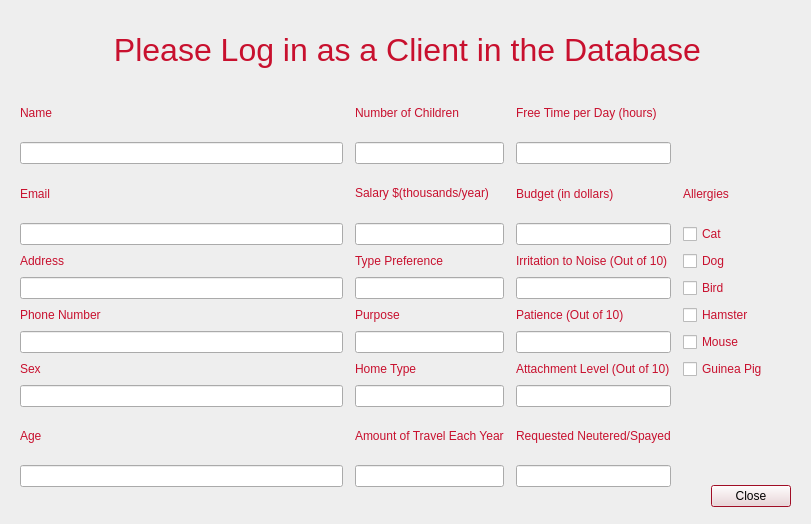
<?xml version="1.0" encoding="UTF-8"?>
<ui version="4.0">
 <class>ViewProfile</class>
 <widget class="QDialog" name="ViewProfile">
  <property name="geometry">
   <rect>
    <x>0</x>
    <y>0</y>
    <width>811</width>
    <height>524</height>
   </rect>
  </property>
  <property name="palette">
   <palette>
    <active>
     <colorrole role="WindowText">
      <brush brushstyle="SolidPattern">
       <color alpha="255">
        <red>200</red>
        <green>16</green>
        <blue>46</blue>
       </color>
      </brush>
     </colorrole>
     <colorrole role="Text">
      <brush brushstyle="SolidPattern">
       <color alpha="255">
        <red>0</red>
        <green>0</green>
        <blue>0</blue>
       </color>
      </brush>
     </colorrole>
     <colorrole role="ButtonText">
      <brush brushstyle="SolidPattern">
       <color alpha="255">
        <red>0</red>
        <green>0</green>
        <blue>0</blue>
       </color>
      </brush>
     </colorrole>
     <colorrole role="Base">
      <brush brushstyle="SolidPattern">
       <color alpha="255">
        <red>255</red>
        <green>255</green>
        <blue>255</blue>
       </color>
      </brush>
     </colorrole>
     <colorrole role="Window">
      <brush brushstyle="SolidPattern">
       <color alpha="255">
        <red>238</red>
        <green>238</green>
        <blue>238</blue>
       </color>
      </brush>
     </colorrole>
     <colorrole role="Highlight">
      <brush brushstyle="SolidPattern">
       <color alpha="255">
        <red>200</red>
        <green>16</green>
        <blue>46</blue>
       </color>
      </brush>
     </colorrole>
    </active>
    <inactive>
     <colorrole role="WindowText">
      <brush brushstyle="SolidPattern">
       <color alpha="255">
        <red>200</red>
        <green>16</green>
        <blue>46</blue>
       </color>
      </brush>
     </colorrole>
     <colorrole role="Text">
      <brush brushstyle="SolidPattern">
       <color alpha="255">
        <red>0</red>
        <green>0</green>
        <blue>0</blue>
       </color>
      </brush>
     </colorrole>
     <colorrole role="ButtonText">
      <brush brushstyle="SolidPattern">
       <color alpha="255">
        <red>0</red>
        <green>0</green>
        <blue>0</blue>
       </color>
      </brush>
     </colorrole>
     <colorrole role="Base">
      <brush brushstyle="SolidPattern">
       <color alpha="255">
        <red>255</red>
        <green>255</green>
        <blue>255</blue>
       </color>
      </brush>
     </colorrole>
     <colorrole role="Window">
      <brush brushstyle="SolidPattern">
       <color alpha="255">
        <red>238</red>
        <green>238</green>
        <blue>238</blue>
       </color>
      </brush>
     </colorrole>
     <colorrole role="Highlight">
      <brush brushstyle="SolidPattern">
       <color alpha="255">
        <red>200</red>
        <green>16</green>
        <blue>46</blue>
       </color>
      </brush>
     </colorrole>
    </inactive>
    <disabled>
     <colorrole role="WindowText">
      <brush brushstyle="SolidPattern">
       <color alpha="255">
        <red>200</red>
        <green>16</green>
        <blue>46</blue>
       </color>
      </brush>
     </colorrole>
     <colorrole role="Text">
      <brush brushstyle="SolidPattern">
       <color alpha="255">
        <red>0</red>
        <green>0</green>
        <blue>0</blue>
       </color>
      </brush>
     </colorrole>
     <colorrole role="ButtonText">
      <brush brushstyle="SolidPattern">
       <color alpha="255">
        <red>0</red>
        <green>0</green>
        <blue>0</blue>
       </color>
      </brush>
     </colorrole>
     <colorrole role="Base">
      <brush brushstyle="SolidPattern">
       <color alpha="255">
        <red>255</red>
        <green>255</green>
        <blue>255</blue>
       </color>
      </brush>
     </colorrole>
     <colorrole role="Window">
      <brush brushstyle="SolidPattern">
       <color alpha="255">
        <red>238</red>
        <green>238</green>
        <blue>238</blue>
       </color>
      </brush>
     </colorrole>
     <colorrole role="Highlight">
      <brush brushstyle="SolidPattern">
       <color alpha="255">
        <red>145</red>
        <green>145</green>
        <blue>145</blue>
       </color>
      </brush>
     </colorrole>
    </disabled>
   </palette>
  </property>
  <property name="windowTitle">
   <string>Dialog</string>
  </property>
  <widget class="QDialogButtonBox" name="buttonBox">
   <property name="geometry">
    <rect>
     <x>450</x>
     <y>480</y>
     <width>341</width>
     <height>32</height>
    </rect>
   </property>
   <property name="orientation">
    <enum>Qt::Horizontal</enum>
   </property>
   <property name="standardButtons">
    <set>QDialogButtonBox::Close</set>
   </property>
  </widget>
  <widget class="QWidget" name="horizontalLayoutWidget">
   <property name="geometry">
    <rect>
     <x>22</x>
     <y>20</y>
     <width>771</width>
     <height>61</height>
    </rect>
   </property>
   <layout class="QHBoxLayout" name="horizontalLayout_70">
    <item>
     <widget class="QLabel" name="titleLabel">
      <property name="font">
       <font>
        <pointsize>24</pointsize>
       </font>
      </property>
      <property name="text">
       <string>&lt;html&gt;&lt;head/&gt;&lt;body&gt;&lt;p&gt;Please Log in as a Client in the Database&lt;/p&gt;&lt;/body&gt;&lt;/html&gt;</string>
      </property>
      <property name="alignment">
       <set>Qt::AlignCenter</set>
      </property>
     </widget>
    </item>
   </layout>
  </widget>
  <widget class="QWidget" name="gridLayoutWidget">
   <property name="geometry">
    <rect>
     <x>20</x>
     <y>90</y>
     <width>771</width>
     <height>397</height>
    </rect>
   </property>
   <layout class="QGridLayout" name="gridLayout_24" columnstretch="3,1,1,1">
    <property name="horizontalSpacing">
     <number>12</number>
    </property>
    <item row="3" column="1">
     <widget class="QLineEdit" name="salaryLineEdit"/>
    </item>
    <item row="0" column="2">
     <widget class="QLabel" name="freeTimeLabel_24">
      <property name="enabled">
       <bool>true</bool>
      </property>
      <property name="text">
       <string>Free Time per Day (hours)</string>
      </property>
     </widget>
    </item>
    <item row="2" column="2">
     <widget class="QLabel" name="budgetLabel_24">
      <property name="enabled">
       <bool>true</bool>
      </property>
      <property name="text">
       <string>Budget (in dollars)</string>
      </property>
     </widget>
    </item>
    <item row="6" column="1">
     <widget class="QLabel" name="purposeLabel_24">
      <property name="enabled">
       <bool>true</bool>
      </property>
      <property name="text">
       <string>Purpose</string>
      </property>
     </widget>
    </item>
    <item row="6" column="0">
     <widget class="QLabel" name="phoneLabel_24">
      <property name="enabled">
       <bool>true</bool>
      </property>
      <property name="text">
       <string>Phone Number</string>
      </property>
     </widget>
    </item>
    <item row="8" column="1">
     <widget class="QLabel" name="homeTypeLabel_24">
      <property name="enabled">
       <bool>true</bool>
      </property>
      <property name="text">
       <string>Home Type</string>
      </property>
     </widget>
    </item>
    <item row="7" column="2">
     <widget class="QLineEdit" name="patienceLineEdit"/>
    </item>
    <item row="7" column="1">
     <widget class="QLineEdit" name="purposeLineEdit"/>
    </item>
    <item row="4" column="1">
     <widget class="QLabel" name="typePreferenceLabel">
      <property name="enabled">
       <bool>true</bool>
      </property>
      <property name="text">
       <string>&lt;html&gt;&lt;head/&gt;&lt;body&gt;&lt;p&gt;Type Preference&lt;/p&gt;&lt;/body&gt;&lt;/html&gt;</string>
      </property>
     </widget>
    </item>
    <item row="11" column="1">
     <widget class="QLineEdit" name="travelLineEdit"/>
    </item>
    <item row="1" column="0">
     <widget class="QLineEdit" name="nameLineEdit"/>
    </item>
    <item row="5" column="1">
     <widget class="QLineEdit" name="typePreferenceLineEdit"/>
    </item>
    <item row="9" column="2">
     <widget class="QLineEdit" name="attachmentLineEdit"/>
    </item>
    <item row="1" column="1">
     <widget class="QLineEdit" name="childrenLineEdit">
      <property name="enabled">
       <bool>true</bool>
      </property>
     </widget>
    </item>
    <item row="0" column="0">
     <widget class="QLabel" name="nameLabel_48">
      <property name="enabled">
       <bool>true</bool>
      </property>
      <property name="text">
       <string>Name</string>
      </property>
     </widget>
    </item>
    <item row="10" column="1">
     <widget class="QLabel" name="travelLabel_24">
      <property name="enabled">
       <bool>true</bool>
      </property>
      <property name="text">
       <string>&lt;html&gt;&lt;head/&gt;&lt;body&gt;&lt;p&gt;Amount of Travel Each Year&lt;/p&gt;&lt;/body&gt;&lt;/html&gt;</string>
      </property>
     </widget>
    </item>
    <item row="9" column="0">
     <widget class="QLineEdit" name="sexLineEdit"/>
    </item>
    <item row="8" column="0">
     <widget class="QLabel" name="sexLabel_27">
      <property name="enabled">
       <bool>true</bool>
      </property>
      <property name="text">
       <string>Sex</string>
      </property>
     </widget>
    </item>
    <item row="3" column="0">
     <widget class="QLineEdit" name="emailLineEdit">
      <property name="enabled">
       <bool>true</bool>
      </property>
     </widget>
    </item>
    <item row="6" column="2">
     <widget class="QLabel" name="labelPatience_24">
      <property name="enabled">
       <bool>true</bool>
      </property>
      <property name="text">
       <string>Patience (Out of 10)</string>
      </property>
     </widget>
    </item>
    <item row="0" column="1">
     <widget class="QLabel" name="childrenLabel_24">
      <property name="enabled">
       <bool>true</bool>
      </property>
      <property name="text">
       <string>Number of Children</string>
      </property>
     </widget>
    </item>
    <item row="2" column="0">
     <widget class="QLabel" name="nameLabel_47">
      <property name="enabled">
       <bool>true</bool>
      </property>
      <property name="text">
       <string>Email</string>
      </property>
     </widget>
    </item>
    <item row="10" column="2">
     <widget class="QLabel" name="requireLabel_24">
      <property name="enabled">
       <bool>true</bool>
      </property>
      <property name="text">
       <string>&lt;html&gt;&lt;head/&gt;&lt;body&gt;&lt;p&gt;Requested Neutered/Spayed&lt;/p&gt;&lt;/body&gt;&lt;/html&gt;</string>
      </property>
     </widget>
    </item>
    <item row="11" column="2">
     <widget class="QLineEdit" name="neuteredLineEdit"/>
    </item>
    <item row="4" column="2">
     <widget class="QLabel" name="irritationLabel_24">
      <property name="enabled">
       <bool>true</bool>
      </property>
      <property name="text">
       <string>&lt;html&gt;&lt;head/&gt;&lt;body&gt;&lt;p&gt;Irritation to Noise (Out of 10)&lt;/p&gt;&lt;/body&gt;&lt;/html&gt;</string>
      </property>
     </widget>
    </item>
    <item row="7" column="0">
     <widget class="QLineEdit" name="phoneLineEdit"/>
    </item>
    <item row="1" column="2">
     <widget class="QLineEdit" name="freeTimeLineEdit"/>
    </item>
    <item row="4" column="0">
     <widget class="QLabel" name="addressLabel_24">
      <property name="enabled">
       <bool>true</bool>
      </property>
      <property name="text">
       <string>Address</string>
      </property>
     </widget>
    </item>
    <item row="5" column="2">
     <widget class="QLineEdit" name="irritationLineEdit"/>
    </item>
    <item row="9" column="1">
     <widget class="QLineEdit" name="homeLineEdit"/>
    </item>
    <item row="3" column="2">
     <widget class="QLineEdit" name="budgetLineEdit">
      <property name="enabled">
       <bool>true</bool>
      </property>
     </widget>
    </item>
    <item row="10" column="0">
     <widget class="QLabel" name="ageLabel_30">
      <property name="enabled">
       <bool>true</bool>
      </property>
      <property name="text">
       <string>Age</string>
      </property>
     </widget>
    </item>
    <item row="2" column="1">
     <widget class="QLabel" name="salaryLabel_24">
      <property name="enabled">
       <bool>true</bool>
      </property>
      <property name="text">
       <string>&lt;html&gt;&lt;head/&gt;&lt;body&gt;&lt;p&gt;Salary $(thousands/year)&lt;/p&gt;&lt;/body&gt;&lt;/html&gt;</string>
      </property>
     </widget>
    </item>
    <item row="11" column="0">
     <widget class="QLineEdit" name="ageLineEdit">
      <property name="enabled">
       <bool>true</bool>
      </property>
     </widget>
    </item>
    <item row="5" column="0">
     <widget class="QLineEdit" name="addressLineEdit"/>
    </item>
    <item row="8" column="2">
     <widget class="QLabel" name="attachmentLabel_24">
      <property name="enabled">
       <bool>true</bool>
      </property>
      <property name="text">
       <string>Attachment Level (Out of 10)</string>
      </property>
     </widget>
    </item>
    <item row="5" column="3">
     <widget class="QCheckBox" name="birdAllergyCheckBox">
      <property name="enabled">
       <bool>false</bool>
      </property>
      <property name="text">
       <string>Bird</string>
      </property>
     </widget>
    </item>
    <item row="4" column="3">
     <widget class="QCheckBox" name="dogAllergyCheckBox">
      <property name="enabled">
       <bool>false</bool>
      </property>
      <property name="text">
       <string>Dog</string>
      </property>
     </widget>
    </item>
    <item row="6" column="3">
     <widget class="QCheckBox" name="hamsterAllergyCheckBox">
      <property name="enabled">
       <bool>false</bool>
      </property>
      <property name="text">
       <string>Hamster</string>
      </property>
     </widget>
    </item>
    <item row="7" column="3">
     <widget class="QCheckBox" name="mouseAllergyCheckBox">
      <property name="enabled">
       <bool>false</bool>
      </property>
      <property name="text">
       <string>Mouse</string>
      </property>
     </widget>
    </item>
    <item row="8" column="3">
     <widget class="QCheckBox" name="guineapigAllergyCheckBox">
      <property name="enabled">
       <bool>false</bool>
      </property>
      <property name="text">
       <string>Guinea Pig</string>
      </property>
     </widget>
    </item>
    <item row="3" column="3">
     <widget class="QCheckBox" name="catAllergyCheckBox">
      <property name="enabled">
       <bool>false</bool>
      </property>
      <property name="text">
       <string>Cat</string>
      </property>
     </widget>
    </item>
    <item row="2" column="3">
     <widget class="QLabel" name="allergicLabel_25">
      <property name="enabled">
       <bool>true</bool>
      </property>
      <property name="text">
       <string>Allergies</string>
      </property>
     </widget>
    </item>
   </layout>
  </widget>
 </widget>
 <tabstops>
  <tabstop>nameLineEdit</tabstop>
  <tabstop>childrenLineEdit</tabstop>
  <tabstop>freeTimeLineEdit</tabstop>
  <tabstop>emailLineEdit</tabstop>
  <tabstop>salaryLineEdit</tabstop>
  <tabstop>budgetLineEdit</tabstop>
  <tabstop>addressLineEdit</tabstop>
  <tabstop>typePreferenceLineEdit</tabstop>
  <tabstop>irritationLineEdit</tabstop>
  <tabstop>phoneLineEdit</tabstop>
  <tabstop>purposeLineEdit</tabstop>
  <tabstop>patienceLineEdit</tabstop>
  <tabstop>sexLineEdit</tabstop>
  <tabstop>homeLineEdit</tabstop>
  <tabstop>attachmentLineEdit</tabstop>
  <tabstop>ageLineEdit</tabstop>
  <tabstop>travelLineEdit</tabstop>
  <tabstop>neuteredLineEdit</tabstop>
  <tabstop>catAllergyCheckBox</tabstop>
  <tabstop>dogAllergyCheckBox</tabstop>
  <tabstop>birdAllergyCheckBox</tabstop>
  <tabstop>hamsterAllergyCheckBox</tabstop>
  <tabstop>mouseAllergyCheckBox</tabstop>
  <tabstop>guineapigAllergyCheckBox</tabstop>
 </tabstops>
 <resources/>
 <connections>
  <connection>
   <sender>buttonBox</sender>
   <signal>accepted()</signal>
   <receiver>ViewProfile</receiver>
   <slot>accept()</slot>
   <hints>
    <hint type="sourcelabel">
     <x>737</x>
     <y>481</y>
    </hint>
    <hint type="destinationlabel">
     <x>411</x>
     <y>466</y>
    </hint>
   </hints>
  </connection>
  <connection>
   <sender>buttonBox</sender>
   <signal>rejected()</signal>
   <receiver>ViewProfile</receiver>
   <slot>reject()</slot>
   <hints>
    <hint type="sourcelabel">
     <x>669</x>
     <y>492</y>
    </hint>
    <hint type="destinationlabel">
     <x>375</x>
     <y>508</y>
    </hint>
   </hints>
  </connection>
 </connections>
</ui>
